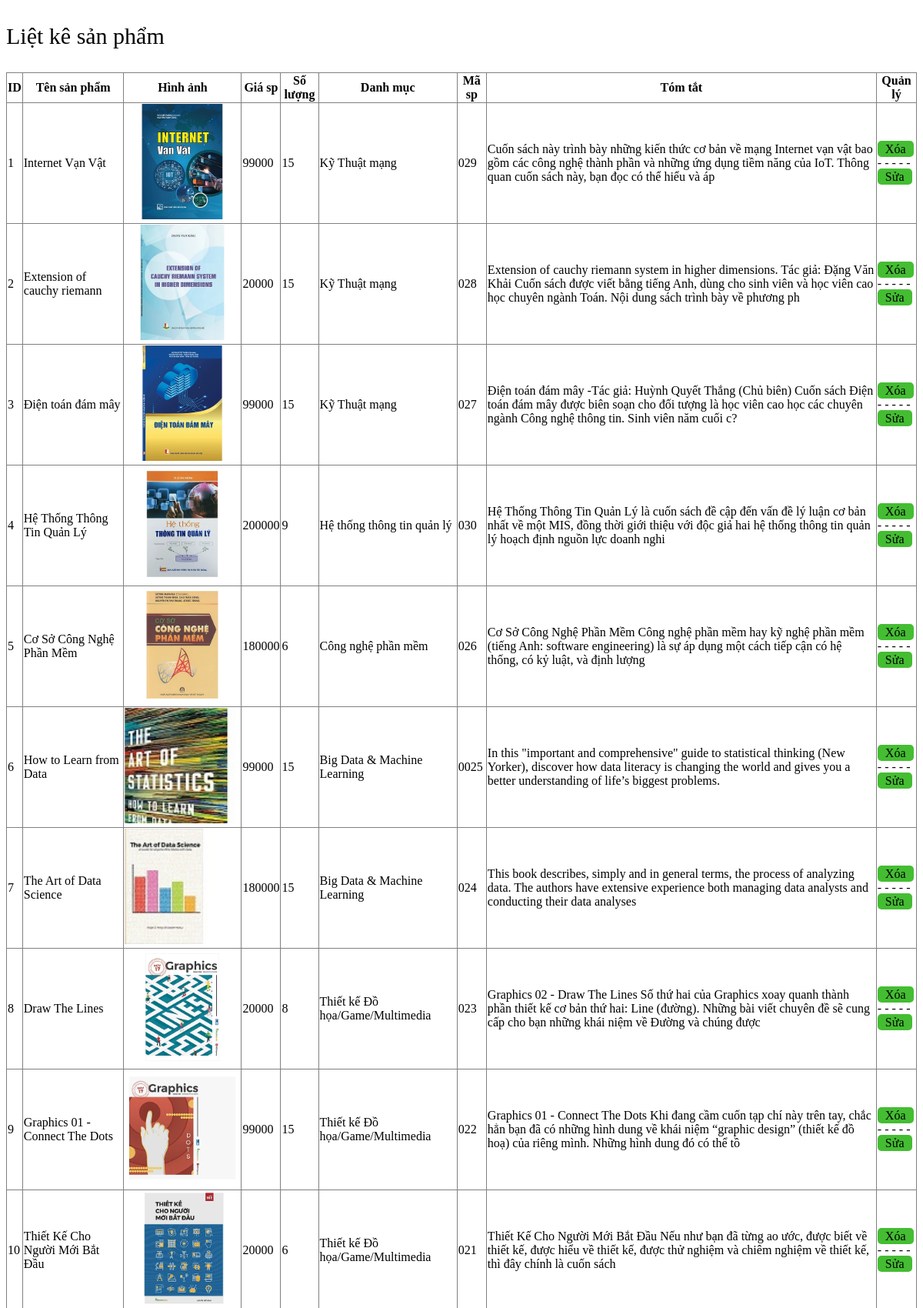
The page /admincp/modules/quanlysp/lietke.php (upper part) on the database its author committed.
### tables this page shows
CREATE TABLE `san_pham` (
  `id_sanpham` int(11) NOT NULL,
  `tensanpham` varchar(300) NOT NULL,
  `masp` varchar(100) NOT NULL,
  `giasp` varchar(100) NOT NULL,
  `soluong` int(11) NOT NULL,
  `hinhanh` varchar(50) NOT NULL,
  `tomtat` tinytext NOT NULL,
  `noidung` text NOT NULL,
  `tinhtrang` int(11) NOT NULL,
  `id_danhmuc` int(11) NOT NULL
);

CREATE TABLE `danh_muc_moi` (
  `id_danhmuc` int(11) NOT NULL,
  `tendanhmuc` varchar(100) NOT NULL,
  `thutu` int(11) NOT NULL
);

### admincp/modules/quanlysp/lietke.php (the view, shortened to what this page needs)
<!DOCTYPE html>
<html lang="en">
<head>
    <link rel="stylesheet" type="text/css" href="modules/quanlysp/quanlysp.css">
</head>
<body>
<?php
    $sql_lietke_sp = "SELECT * FROM san_pham,danh_muc_moi WHERE san_pham.id_danhmuc=danh_muc_moi.id_danhmuc ORDER BY id_sanpham DESC";
    $query_lietke_sp = mysqli_query($mysqli,$sql_lietke_sp);
?>
<p class="lietkesp">Liệt kê sản phẩm</p>
<table width="100%" border="1" style="border-collapse: collapse">
  <tr>
      <th>ID</th>
    <th>Tên sản phẩm</th>
    <th>Hình ảnh</th>
    <th>Giá sp</th>
    <th>Số lượng</th>
    <th>Danh mục</th>
    <th>Mã sp</th>
    <th>Tóm tắt</th>
    <th>Quản lý</th>
  </tr>
  <?php
  $i = 0;
  while($row = mysqli_fetch_array($query_lietke_sp)){
      $i++;
  ?>
    <tr>
        <td><?php echo $i  ?></td>
        <td><?php echo $row['tensanpham']  ?></td>
        <td><img src="modules/quanlysp/uploads/<?php echo $row['hinhanh']?>" width="150px" </td>
        <td><?php echo $row['giasp']  ?></td>
        <td><?php echo $row['soluong']  ?></td>
        <td><?php echo $row['tendanhmuc']  ?></td>
        <td><?php echo $row['masp']  ?></td>
        <td><?php echo $row['tomtat']  ?></td>
        <td class="xulysp">
            <a  href="modules/quanlysp/xuly.php?idsanpham=<?php echo $row['id_sanpham']?>">Xóa</a>
        </br>- - - - -</br>
            <a href="?action=quanlysp&query=sua&idsanpham=<?php echo $row['id_sanpham']?>">Sửa</a>
        </td>
    </tr>
  <?php
  }
  ?>
</table>
</body>
</html>

### admincp/modules/quanlysp/quanlysp.css (style rules this page uses)
p.lietkesp { font-size: 30px; }
.xulysp a { color: black; text-decoration: none; padding: 2px 10px 2px 10px; border-radius: 5px; background-color: #44bd32; }

### rows shown on the page
san_pham: tensanpham "Internet Vạn Vật", hinhanh (picture), giasp "99000", soluong "15", id_danhmuc.tendanhmuc "Kỹ Thuật mạng", masp "029", tomtat "Cuốn sách này trình bày những kiến thức cơ bản về mạng Internet vạn vật bao gồm các công nghệ thành phần và những ứng dụng tiềm năng của IoT. Thông quan cuốn sách này, bạn đọc có thể hiểu và áp"
san_pham: tensanpham "Extension of cauchy riemann", hinhanh (picture), giasp "20000", soluong "15", id_danhmuc.tendanhmuc "Kỹ Thuật mạng", masp "028", tomtat "Extension of cauchy riemann system in higher dimensions. Tác giả: Đặng Văn Khải Cuốn sách được viết bằng tiếng Anh, dùng cho sinh viên và học viên cao học chuyên ngành Toán. Nội dung sách trình bày về phương ph"
san_pham: tensanpham "Điện toán đám mây", hinhanh (picture), giasp "99000", soluong "15", id_danhmuc.tendanhmuc "Kỹ Thuật mạng", masp "027", tomtat "Điện toán đám mây -Tác giả: Huỳnh Quyết Thắng (Chủ biên) Cuốn sách Điện toán đám mây được biên soạn cho đối tượng là học viên cao học các chuyên ngành Công nghệ thông tin. Sinh viên năm cuối c?"
san_pham: tensanpham "Hệ Thống Thông Tin Quản Lý", hinhanh (picture), giasp "200000", soluong "9", id_danhmuc.tendanhmuc "Hệ thống thông tin quản lý", masp "030", tomtat "Hệ Thống Thông Tin Quản Lý là cuốn sách đề cập đến vấn đề lý luận cơ bản nhất về một MIS, đồng thời giới thiệu với độc giả hai hệ thống thông tin quản lý hoạch định nguồn lực doanh nghi"
san_pham: tensanpham "Cơ Sở Công Nghệ Phần Mềm", hinhanh (picture), giasp "180000", soluong "6", id_danhmuc.tendanhmuc "Công nghệ phần mềm", masp "026", tomtat "Cơ Sở Công Nghệ Phần Mềm Công nghệ phần mềm hay kỹ nghệ phần mềm (tiếng Anh: software engineering) là sự áp dụng một cách tiếp cận có hệ thống, có kỷ luật, và định lượng"
san_pham: tensanpham "How to Learn from Data", hinhanh (picture), giasp "99000", soluong "15", id_danhmuc.tendanhmuc "Big Data & Machine Learning", masp "0025", tomtat "In this \"important and comprehensive\" guide to statistical thinking (New Yorker), discover how data literacy is changing the world and gives you a better understanding of life’s biggest problems."
san_pham: tensanpham "The Art of Data Science", hinhanh (picture), giasp "180000", soluong "15", id_danhmuc.tendanhmuc "Big Data & Machine Learning", masp "024", tomtat "This book describes, simply and in general terms, the process of analyzing data. The authors have extensive experience both managing data analysts and conducting their data analyses"
san_pham: tensanpham "Draw The Lines", hinhanh (picture), giasp "20000", soluong "8", id_danhmuc.tendanhmuc "Thiết kế Đồ họa/Game/Multimedia", masp "023", tomtat "Graphics 02 - Draw The Lines Số thứ hai của Graphics xoay quanh thành phần thiết kế cơ bản thứ hai: Line (đường). Những bài viết chuyên đề sẽ cung cấp cho bạn những khái niệm về Đường và chúng được"
san_pham: tensanpham "Graphics 01 - Connect The Dots", hinhanh (picture), giasp "99000", soluong "15", id_danhmuc.tendanhmuc "Thiết kế Đồ họa/Game/Multimedia", masp "022", tomtat "Graphics 01 - Connect The Dots Khi đang cầm cuốn tạp chí này trên tay, chắc hẳn bạn đã có những hình dung về khái niệm “graphic design” (thiết kế đồ hoạ) của riêng mình. Những hình dung đó có thể tồ"
san_pham: tensanpham "Thiết Kế Cho Người Mới Bắt Đầu", hinhanh (picture), giasp "20000", soluong "6", id_danhmuc.tendanhmuc "Thiết kế Đồ họa/Game/Multimedia", masp "021", tomtat "Thiết Kế Cho Người Mới Bắt Đầu Nếu như bạn đã từng ao ước, được biết về thiết kế, được hiểu về thiết kế, được thử nghiệm và chiêm nghiệm về thiết kế, thì đây chính là cuốn sách"
